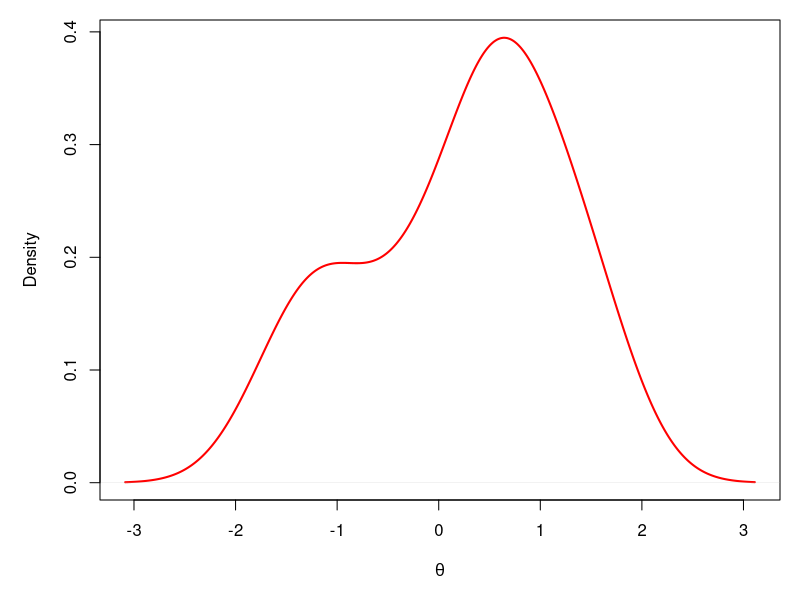
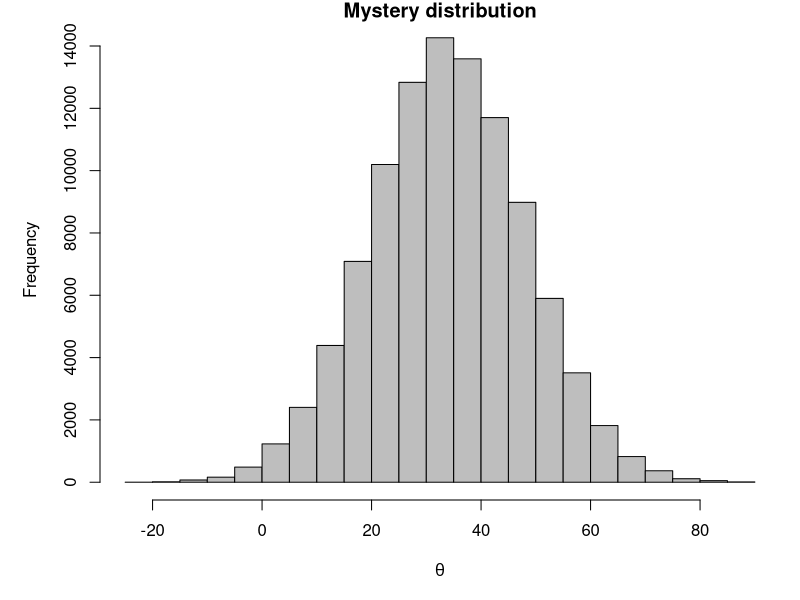
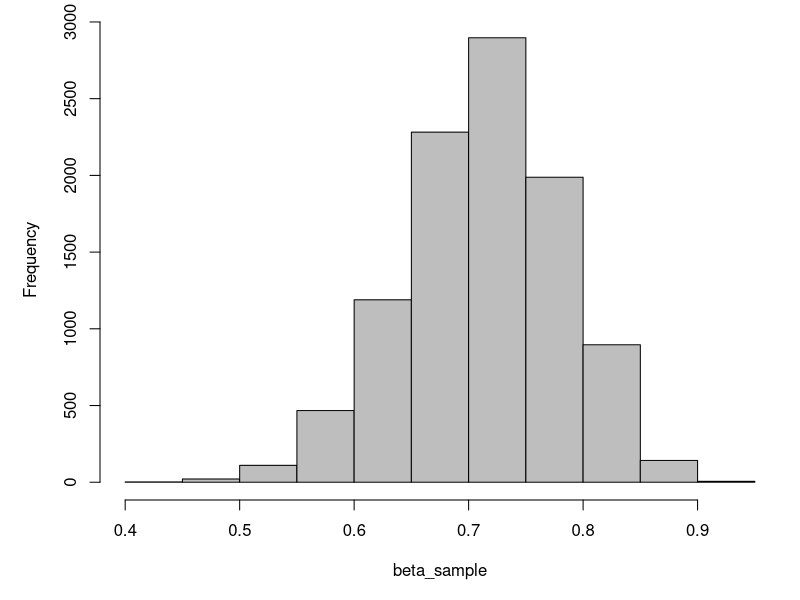

These charts were generated, in order, by the following R code:
## ---- chunk 1

## ---- chunk 2
ndata <- rnorm(n = 30, mean = 0, sd = 1)
## ---- chunk 3
par(mar = c(5, 5, 1, 1))
plot(density(ndata),
  main = "",
  xlab = expression(theta),
  col = "red",
  lwd = "2"
)
## ---- chunk 4
hist(rnorm(1e5, mean = 34, sd = 14),
  main = "Mystery distribution",
  xlab = expression(theta),
  col = "gray"
)
## ---- chunk 5
# I'll simulate the data for you
# in another file and you can read
# in the data from a text file like
# this (just make sure it is in
# the correct directory):
dbp <- read.csv("data/dbp.txt")
## ---- chunk 6
# Get a random sample from the beta
beta_sample <- rbeta(n = 1e4, shape1 = 30, shape2 = 12)

# Plot a quick histogram in base graphics
hist(beta_sample, main = "", col = "gray")
## ---- chunk 7
rbinom(n = 10, size = 10, prob = 0.5)
## ---- chunk 8
rpois(n <- 10, lambda = 10)
## ---- chunk 9
counts <- read.csv("data/counts.txt")
## ---- chunk 10
counts2 <- read.csv("data/counts2.txt")
